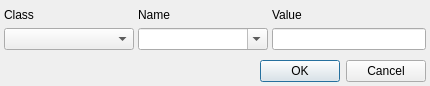
<ui version="4.0">
 <class>DlgEditAttributeClass</class>
 <widget class="QDialog" name="DlgEditAttributeClass">
  <property name="geometry">
   <rect>
    <x>0</x>
    <y>0</y>
    <width>430</width>
    <height>86</height>
   </rect>
  </property>
  <property name="minimumSize">
   <size>
    <width>430</width>
    <height>86</height>
   </size>
  </property>
  <property name="maximumSize">
   <size>
    <width>430</width>
    <height>89</height>
   </size>
  </property>
  <property name="windowTitle">
   <string>Edit Annotation Attribute</string>
  </property>
  <layout class="QGridLayout" name="gridLayout_2">
   <property name="margin">
    <number>4</number>
   </property>
   <item row="0" column="0">
    <layout class="QVBoxLayout" name="verticalLayout">
     <property name="spacing">
      <number>10</number>
     </property>
     <item>
      <layout class="QGridLayout" name="gridLayout">
       <property name="horizontalSpacing">
        <number>4</number>
       </property>
       <property name="verticalSpacing">
        <number>2</number>
       </property>
       <item row="0" column="0">
        <widget class="QLabel" name="lbClass">
         <property name="text">
          <string>Class</string>
         </property>
         <property name="buddy">
          <cstring>cbClass</cstring>
         </property>
        </widget>
       </item>
       <item row="0" column="1">
        <widget class="QLabel" name="lbName">
         <property name="text">
          <string>Name</string>
         </property>
         <property name="buddy">
          <cstring>cbName</cstring>
         </property>
        </widget>
       </item>
       <item row="1" column="0">
        <widget class="QComboBox" name="cbClass">
         <property name="sizePolicy">
          <sizepolicy vsizetype="Fixed" hsizetype="Fixed">
           <horstretch>0</horstretch>
           <verstretch>0</verstretch>
          </sizepolicy>
         </property>
         <property name="minimumSize">
          <size>
           <width>130</width>
           <height>0</height>
          </size>
         </property>
         <property name="maximumSize">
          <size>
           <width>130</width>
           <height>16777215</height>
          </size>
         </property>
        </widget>
       </item>
       <item row="1" column="1">
        <widget class="QComboBox" name="cbName">
         <property name="sizePolicy">
          <sizepolicy vsizetype="Fixed" hsizetype="Fixed">
           <horstretch>0</horstretch>
           <verstretch>0</verstretch>
          </sizepolicy>
         </property>
         <property name="minimumSize">
          <size>
           <width>130</width>
           <height>0</height>
          </size>
         </property>
         <property name="maximumSize">
          <size>
           <width>130</width>
           <height>16777215</height>
          </size>
         </property>
         <property name="editable">
          <bool>true</bool>
         </property>
         <property name="maxVisibleItems">
          <number>20</number>
         </property>
        </widget>
       </item>
       <item row="1" column="2">
        <widget class="QLineEdit" name="txtValue" />
       </item>
       <item row="0" column="2">
        <widget class="QLabel" name="lbValue">
         <property name="text">
          <string>Value</string>
         </property>
         <property name="buddy">
          <cstring>txtValue</cstring>
         </property>
        </widget>
       </item>
      </layout>
     </item>
     <item>
      <widget class="QDialogButtonBox" name="buttonBox">
       <property name="standardButtons">
        <set>QDialogButtonBox::Cancel|QDialogButtonBox::Ok</set>
       </property>
      </widget>
     </item>
    </layout>
   </item>
  </layout>
 </widget>
 <layoutdefault spacing="6" margin="11" />
 <resources />
 <connections>
  <connection>
   <sender>buttonBox</sender>
   <signal>accepted()</signal>
   <receiver>DlgEditAttributeClass</receiver>
   <slot>accept()</slot>
   <hints>
    <hint type="sourcelabel">
     <x>306</x>
     <y>69</y>
    </hint>
    <hint type="destinationlabel">
     <x>228</x>
     <y>50</y>
    </hint>
   </hints>
  </connection>
  <connection>
   <sender>buttonBox</sender>
   <signal>rejected()</signal>
   <receiver>DlgEditAttributeClass</receiver>
   <slot>reject()</slot>
   <hints>
    <hint type="sourcelabel">
     <x>380</x>
     <y>67</y>
    </hint>
    <hint type="destinationlabel">
     <x>376</x>
     <y>2</y>
    </hint>
   </hints>
  </connection>
 </connections>
</ui>
